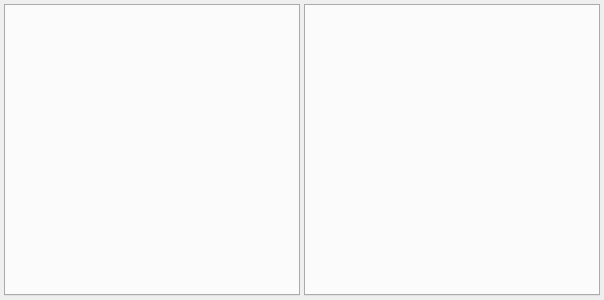
<?xml version="1.0" encoding="UTF-8"?>
<ui version="4.0">
 <class>xCoAP</class>
 <widget class="QWidget" name="xCoAP">
  <property name="geometry">
   <rect>
    <x>0</x>
    <y>0</y>
    <width>604</width>
    <height>300</height>
   </rect>
  </property>
  <property name="windowTitle">
   <string notr="true">Form</string>
  </property>
  <layout class="QGridLayout" name="gridLayout">
   <property name="leftMargin">
    <number>4</number>
   </property>
   <property name="topMargin">
    <number>4</number>
   </property>
   <property name="rightMargin">
    <number>4</number>
   </property>
   <property name="bottomMargin">
    <number>4</number>
   </property>
   <property name="spacing">
    <number>4</number>
   </property>
   <item row="0" column="1">
    <widget class="QTabWidget" name="tabWidgetServer"/>
   </item>
   <item row="0" column="0">
    <widget class="QTabWidget" name="tabWidgetClient"/>
   </item>
  </layout>
 </widget>
 <resources/>
 <connections/>
</ui>
